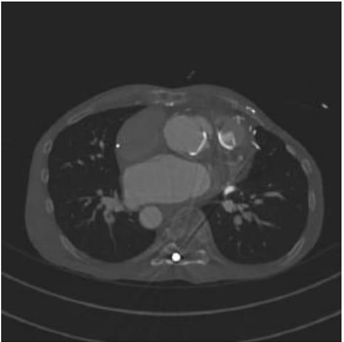
#> input picture lab2/world_cup.PNG, 344 x 342 px, found by its file name
$ jupyter execute --allow-errors 1.ipynb
#> lines starting #> are read from the running program, lines starting #| are printed output that depends on the picture
[cell 1]
from PIL import Image
import math
import scipy
import numpy as np
import imageio.v2 as iio
import matplotlib.pylab as plt
img = Image.open('world_cup.png').convert('L')
im_1 = np.asarray (img)
im_2 = 255 - im_1
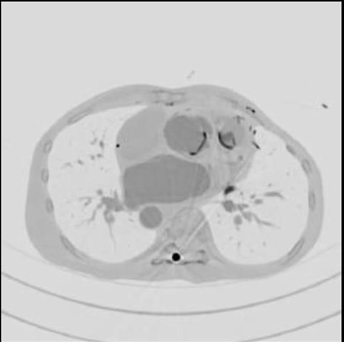
#> im_2: shape (342, 344); min 0, max 249, mean 201.7
new_img = Image.fromarray(im_2)
img.show ()
plt.imshow(new_img)
plt.show()

[cell 2]
from PIL import Image
import math
import scipy
import numpy as np
import imageio.v2 as iio
import matplotlib.pylab as plt

img = Image.open('2.png').convert('L')
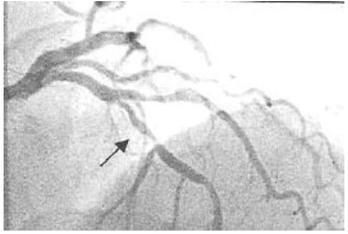
#> input picture lab2/2.PNG, 348 x 234 px, found by its file name
#> img: PIL image 348x234 L

im_1 = np.asarray(img)

gamma = 0.5
b1 = im_1.astype(float)
b2 = np.max(b1)
#> b2 = 255
b3 = b1/b2
b2 = np.log(b3) * gamma
c = np.exp(b2) * 255.0
c1 = c.astype(int)
#> (the rest of this cell did not finish here and is left out)

[cell 3]
from PIL import Image
import math
import scipy
import numpy as np
import imageio.v2 as iio
import matplotlib.pylab as plt

img = Image.open('3.png').convert('L')
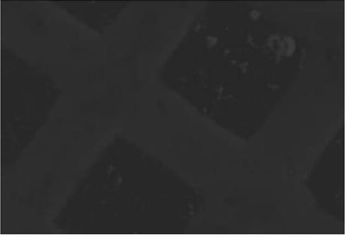
#> input picture lab2/3.PNG, 345 x 237 px, found by its file name
#> img: PIL image 345x237 L

im_1 = np.asarray(img)

b1 = im_1.astype(float)
#> b1: shape (237, 345) float64
b2 = np.max(b1)
c = (128.0 * np.log(1 + b1))/np.log(1+b2)
#> c: shape (237, 345) float64
c1 = c.astype(int)
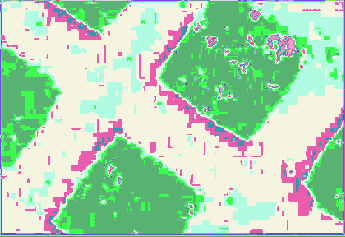
#> c1: shape (237, 345) int64; 39 distinct labels, from 69 to 128; one colour per label, 0 black
#> (the rest of this cell did not finish here and is left out)

[cell 4]
from PIL import Image
import math
import scipy
import numpy as np
import imageio.v2 as iio
import matplotlib.pylab as plt

img = Image.open('4.png').convert('L')
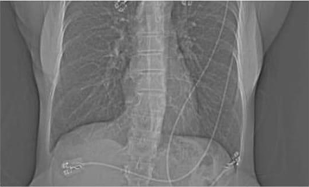
#> input picture lab2/4.PNG, 309 x 187 px, found by its file name
#> img: PIL image 309x187 L
im1 = np.asarray(img)

b1 = im1.flatten()
hist, bins = np.histogram(im1, 256, [0, 255])
#> hist = 256 values, max 4632 at index 89, min 0 at index 0, mean 225.7; bins = 257 values from 0 to 255
cdf = hist.cumsum()
#> cdf = 256 values from 0 to 57783
cdf_m = np.ma.masked_equal(cdf, 0)
num_cdf_m = (cdf_m -cdf_m.min()) * 255
den_cdf_m = (cdf.max () - cdf_m.min ())
#> den_cdf_m = 57781
cdf_m = num_cdf_m/den_cdf_m
cdf = np.ma.filled(cdf_m, 0).astype('uint8')
#> cdf = 256 values from 0 to 255

im2 = cdf[b1]
im3 = np.reshape(im2, im1.shape)
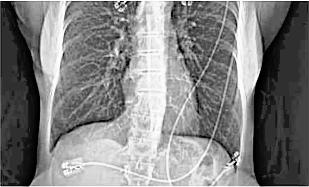
#> im3: shape (187, 309); min 0, max 255, mean 129.3
im4 = Image.fromarray(im3)
img.show()
im4.show()
plt.imshow(im4)
plt.show()

[cell 5]
from PIL import Image
import math
import scipy
import numpy as np
import imageio.v2 as iio
import matplotlib.pylab as plt
img = Image.open('5.png').convert('L')
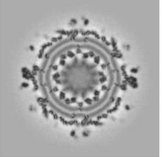
#> input picture lab2/5.PNG, 162 x 157 px, found by its file name
#> img: PIL image 162x157 L
im1 = np.asarray(img)

c = abs(scipy.fftpack.fft2(im1))
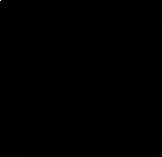
#> c: shape (157, 162) float64; min 0.68, max 4273583, mean 1754; drawn with min black and max white
d = scipy.fftpack.fftshift(c)
d = d.astype(float)
im3 = Image.fromarray(d)
#> im3: PIL image 162x157 F

img.show()
im3.show()
plt.imshow(im3)
plt.show()
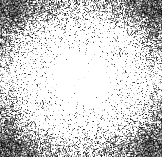
#> shown: shape (157, 162, 4); mean R, G, B, A 207.8, 207.8, 207.8, 255

[cell 6]
from PIL import Image
import math
import scipy
import numpy as np
import imageio.v2 as iio
import matplotlib.pylab as plt
img = Image.open('5.png').convert('L')
im1 = np.asarray(img)

c = abs(scipy.fftpack.fft2(im1))
d = scipy.fftpack.fftshift(c)
M = d.shape[0]
#> M = 157
N = d.shape[1]
#> N = 162
H = np.ones((M,N))
centerl = M/2
#> centerl = 78.5
center2 = N/2
#> center2 = 81
d_0 = 30.0
t1 = 1
t2=2*t1
for i in range (1, M) :
    for j in range (1, N) :
        r1 = (i - centerl)**2 + (j - center2) **2
        r = math.sqrt(r1)
        if r>d_0:
            H[i,j]* 1/(1 + (r/d_0) **t1)
H = H.astype (float)
H = Image.fromarray(H)
#> H: PIL image 162x157 F; every value is 1

con = d * H

e = abs(scipy.fftpack.ifft2(con))
e = e.astype(float)
im3 = Image.fromarray (e)

img.show()
im3.show()
plt.imshow(im3)
plt.show()
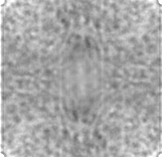
#> shown: shape (157, 162, 4); mean R, G, B, A 166.9, 166.9, 166.9, 255
